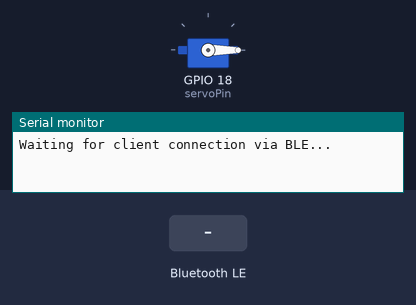
A sketch run on a simulated ESP32. Shown: servo, the last lines printed to the serial monitor. Inputs (shaded band) come from the test bench. Nothing arrives over Bluetooth unless stated; a phone connects over Bluetooth LE 3 s after start.

Above: at 1.2 s.
1.3 s: Bluetooth LE write "LOUVER_DEPLOY" received
At 2.4 s:
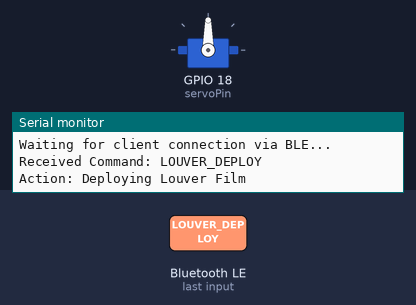
2.8 s: Bluetooth LE write "LOUVER_RETRACT" received
At 3.5 s:
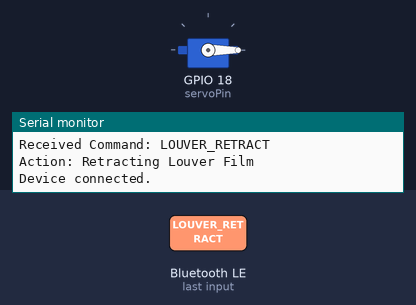
Timing chart, 0 to 5.8 s (numbered marks = the images above; inputs shaded):
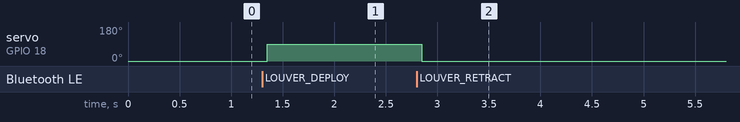

Measured:
- after the input at 1.3 s, servo on GPIO 18 (servoPin): 0° → 90° after 0.05 s
- after the input at 2.8 s, servo on GPIO 18 (servoPin): 90° → 0° after 0.05 s

The sketch:

esp32_controller.ino
```cpp
#include <BLEDevice.h>
#include <BLEServer.h>
#include <BLEUtils.h>
#include <BLE2902.h>
#include <ESP32Servo.h>

// BLE UUIDs for the PrivacyShield Service
#define SERVICE_UUID           "6E400001-B5A3-F393-E0A9-E50E24DCCA9E" // Service UUID
#define CHARACTERISTIC_UUID_RX "6E400002-B5A3-F393-E0A9-E50E24DCCA9E" // Receiver UUID

Servo louverServo;
// Recommended GPIO pin for Servo on ESP32
const int servoPin = 18;

// Servo angles
const int ANGLE_OPEN = 0;   // Retracted / normal viewing angle
const int ANGLE_CLOSED = 90; // Deployed / privacy filter angle

BLEServer *pServer = NULL;
BLECharacteristic * pRxCharacteristic;
bool deviceConnected = false;
bool oldDeviceConnected = false;

// Callback for connection events
class MyServerCallbacks: public BLEServerCallbacks {
    void onConnect(BLEServer* pServer) {
      deviceConnected = true;
      Serial.println("Device connected.");
    };

    void onDisconnect(BLEServer* pServer) {
      deviceConnected = false;
      Serial.println("Device disconnected.");
    }
};

// Callback for receiving data from the App/Python Client
class MyCallbacks: public BLECharacteristicCallbacks {
    void onWrite(BLECharacteristic *pCharacteristic) {
      String rxValue = pCharacteristic->getValue().c_str();

      if (rxValue.length() > 0) {
        Serial.print("Received Command: ");
        Serial.println(rxValue);

        if (rxValue.indexOf("LOUVER_DEPLOY") != -1) {
          Serial.println("Action: Deploying Louver Film");
          louverServo.write(ANGLE_CLOSED);
        }
        else if (rxValue.indexOf("LOUVER_RETRACT") != -1) {
          Serial.println("Action: Retracting Louver Film");
          louverServo.write(ANGLE_OPEN);
        }
      }
    }
};

void setup() {
  Serial.begin(115200);

  // Attach the servo
  // ESP32Servo uses different timers, requires allocation
  ESP32PWM::allocateTimer(0);
  ESP32PWM::allocateTimer(1);
  ESP32PWM::allocateTimer(2);
  ESP32PWM::allocateTimer(3);
  louverServo.setPeriodHertz(50);      // Standard 50hz servo
  louverServo.attach(servoPin, 500, 2400);

  // Initial state: Open
  louverServo.write(ANGLE_OPEN);

  // Initialize BLE
  BLEDevice::init("PrivacyShield_Ctrl");

  // Create BLE Server
  pServer = BLEDevice::createServer();
  pServer->setCallbacks(new MyServerCallbacks());

  // Create BLE Service
  BLEService *pService = pServer->createService(SERVICE_UUID);

  // Create BLE Characteristic for Receiving Data (RX)
  pRxCharacteristic = pService->createCharacteristic(
                      CHARACTERISTIC_UUID_RX,
                      BLECharacteristic::PROPERTY_WRITE
                    );

  pRxCharacteristic->setCallbacks(new MyCallbacks());

  // Start the service
  pService->start();

  // Start advertising
  BLEAdvertising *pAdvertising = BLEDevice::getAdvertising();
  pAdvertising->addServiceUUID(SERVICE_UUID);
  pAdvertising->setScanResponse(true);
  pAdvertising->setMinPreferred(0x06);  // helps with iPhone connections issue
  pAdvertising->setMinPreferred(0x12);
  BLEDevice::startAdvertising();

  Serial.println("Waiting for client connection via BLE...");
}

void loop() {
  // Disconnect handler
  if (!deviceConnected && oldDeviceConnected) {
      delay(500); // give the bluetooth stack a chance
      pServer->startAdvertising(); // restart advertising
      Serial.println("Restarted Advertising");
      oldDeviceConnected = deviceConnected;
  }
  // Connect handler
  if (deviceConnected && !oldDeviceConnected) {
      // Ready state after connection
      oldDeviceConnected = deviceConnected;
  }
}
```
